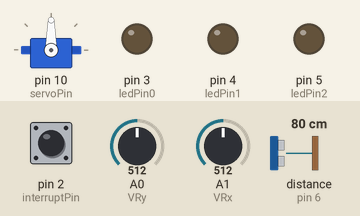
This sketch was run on a simulated Arduino Uno, built with avr-gcc and run on an emulated ATmega328P. On the bench: servo, output pins drawn as LEDs (lit = HIGH). Wiring (inferred from the names in the program): ultrasonic range finder: trigger pin 7; echo pin 6. Inputs (shaded band) come from the test bench; at power-on: A0 (VRy) = 512, A1 (VRx) = 512, pin 2 (interruptPin) HIGH, distance to the obstacle (sensor on pin 6) 80 cm. The echo pulse lasts 58.3 µs per cm; pins used as bus, display or sensor lines are not drawn; what the sketch prints to the serial monitor is not drawn.

Above: at 1.2 s.
1.3 s: A0 (VRy) set to 610
At 2.0 s:
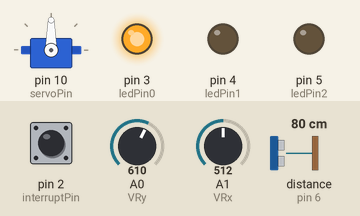
2.9 s: A1 (VRx) set to 610
At 3.9 s:
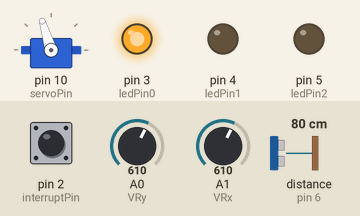
4.5 s: A0 (VRy) set to 511
At 5.8 s:
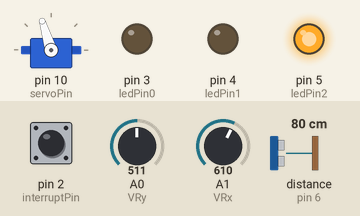
6.1 s: A1 (VRx) set to 511
At 6.6 s:
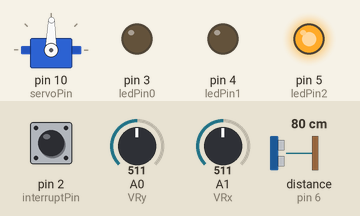
7.7 s: A1 (VRx) set to 390
At 8.5 s:
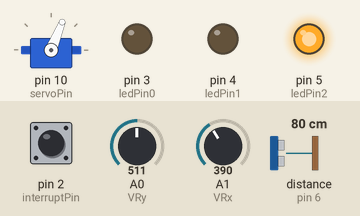
9.3 s: A0 (VRy) set to 306
At 10.4 s:
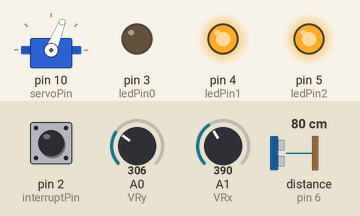
Timing chart, 0 to 11.9 s (numbered marks = the images above; inputs shaded):
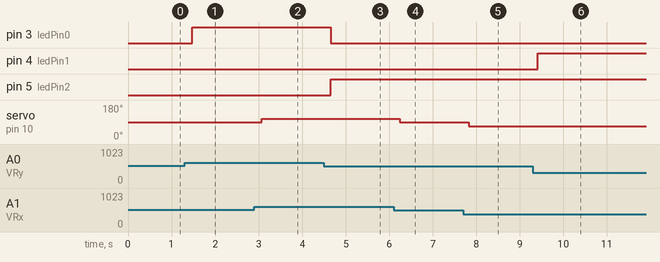

Measured:
- after the input at 1.3 s, pin 3 (ledPin0): LOW → HIGH after 0.18 s
- after the input at 2.9 s, servo on pin 10 (servoPin): 90° → 107° after 0.17 s
- after the input at 4.5 s, pin 3 (ledPin0): HIGH → LOW after 0.15 s; pin 5 (ledPin2): LOW → HIGH after 0.15 s
- after the input at 6.1 s, servo on pin 10 (servoPin): 107° → 89° after 0.14 s
- after the input at 7.7 s, servo on pin 10 (servoPin): 89° → 68° after 0.13 s
- after the input at 9.3 s, pin 4 (ledPin1): LOW → HIGH after 0.11 s

The sketch:

7.resumen.ino
```cpp
// SERVO
#include <Servo.h>
Servo servo1;
const int servoPin = 10;
// SENSOR ULTRASÓNICO
const int pingPin = 7;
const int echoPin = 6;
// INTERRUPCIÓN
const byte interruptPin = 2;
volatile byte button = 0;
// LEDS
const int ledPin0 = 3;
const int ledPin1 = 4;
const int ledPin2 = 5;
// JOYSTICK
const int VRy = A0;
const int VRx = A1;
const int SW = 2;

void setup() {
  // SERVO
  servo1.attach(servoPin);
  //SENSOR ULTRASÓNICO
  Serial.begin(9600);
  pinMode(pingPin, OUTPUT);
  pinMode(echoPin, INPUT);
  // INTERRUPCIÓN
  pinMode(interruptPin, INPUT_PULLUP);
  attachInterrupt(digitalPinToInterrupt(interruptPin), click, RISING);
  // LEDS
  pinMode(ledPin0, OUTPUT);
  pinMode(ledPin1, OUTPUT);
  pinMode(ledPin2, OUTPUT);
  // JOYSTICK
  pinMode(VRx, INPUT);
  pinMode(VRy, INPUT);
  pinMode(SW, INPUT_PULLUP);
}

void loop() {
  // JOYSTICK
  int xPosition = analogRead(VRx);
  int yPosition = analogRead(VRy);
  int SW_state = digitalRead(SW);

  // SENSOR ULTRASÓNICO
  long duration, cm;
  digitalWrite(pingPin, LOW);
  delayMicroseconds(2);
  digitalWrite(pingPin, HIGH);
  delayMicroseconds(10);
  digitalWrite(pingPin, LOW);
  duration = pulseIn(echoPin, HIGH);
  cm = microsecondsToCentimeters(duration);
  Serial.print(cm);
  Serial.print("cm");
  Serial.println();
  delay(100);

  // INTERRUPCIÓN (SERVO Y LEDS)
  if(button) {
    int angulo1 = map(yPosition, 0, 1023, 0, 180);
    servo1.write(angulo1);
    int mapX = map(xPosition, 0, 1023, -600, 600);
      if(mapX > 0 && mapX <= 200) {
      digitalWrite(ledPin0, 1);
      digitalWrite(ledPin1, 0);
      digitalWrite(ledPin2, 0);
    } else if(mapX > 200  && mapX <= 400) {
      digitalWrite(ledPin0, 1);
      digitalWrite(ledPin1, 1);
      digitalWrite(ledPin2, 0);
    } else if(mapX > 400 && mapX <= 600) {
      digitalWrite(ledPin0, 1);
      digitalWrite(ledPin1, 1);
      digitalWrite(ledPin2, 1);
    } else if(mapX < 0 && mapX >= -200) {
      digitalWrite(ledPin0, 0);
      digitalWrite(ledPin1, 0);
      digitalWrite(ledPin2, 1);
    } else if(mapX <-200 && mapX >= -400) {
      digitalWrite(ledPin0, 0);
      digitalWrite(ledPin1, 1);
      digitalWrite(ledPin2, 1);
    } else if(mapX < -400 && mapX >= -600) {
      digitalWrite(ledPin0, 1);
      digitalWrite(ledPin1, 1);
      digitalWrite(ledPin2, 1);
    } else {
      digitalWrite(ledPin0, 0);
      digitalWrite(ledPin1, 0);
      digitalWrite(ledPin2, 0);
      }
  } else {
    int angulo1 = map(xPosition, 0, 1023, 0, 180);
    servo1.write(angulo1);
    int mapY = map(yPosition, 0, 1023, -600, 600);
    if(mapY > 10 && mapY <= 200) {
      digitalWrite(ledPin0, 1);
      digitalWrite(ledPin1, 0);
      digitalWrite(ledPin2, 0);
    } else if(mapY > 200  && mapY <= 400) {
      digitalWrite(ledPin0, 1);
      digitalWrite(ledPin1, 1);
      digitalWrite(ledPin2, 0);
    } else if(mapY > 400 && mapY <= 600) {
      digitalWrite(ledPin0, 1);
      digitalWrite(ledPin1, 1);
      digitalWrite(ledPin2, 1);
    } else if(mapY < 0 && mapY >= -200) {
      digitalWrite(ledPin0, 0);
      digitalWrite(ledPin1, 0);
      digitalWrite(ledPin2, 1);
    } else if(mapY <-200 && mapY >= -400) {
      digitalWrite(ledPin0, 0);
      digitalWrite(ledPin1, 1);
      digitalWrite(ledPin2, 1);
    } else if(mapY < -400 && mapY >= -600) {
      digitalWrite(ledPin0, 1);
      digitalWrite(ledPin1, 1);
      digitalWrite(ledPin2, 1);
    } else {
      digitalWrite(ledPin0, 0);
      digitalWrite(ledPin1, 0);
      digitalWrite(ledPin2, 0);
    }
  }
}

void click(){
  delayMicroseconds(100);
  if( button == 0) {
    button = 1;
  } else {
    button = 0;
  }
  delayMicroseconds(100);
}

long microsecondsToCentimeters(long microseconds) {
  return microseconds / 29 / 2;
}
```
